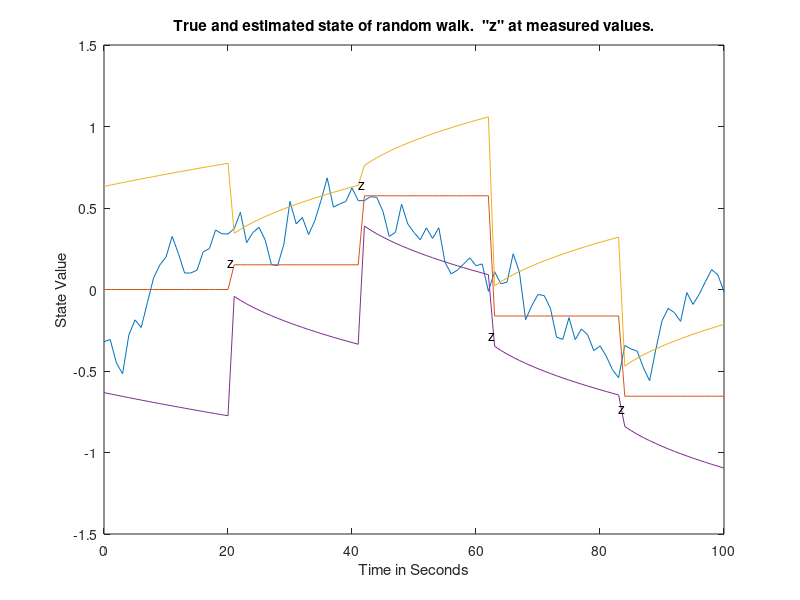

Write the MATLAB code that produced this figure.
% M. S. Grewal and A. P. Andrews,
% Kalman Filtering: Theory and Practice,
% published by Wiley ,2000.
% Demonstration of probability conditioning on
% measurements.
disp('M. S. Grewal and A. P. Andrews,');
disp('Kalman Filtering: Theory and Practice,');
disp('published by Wiley ,2000.');
disp(' ');
disp('This demonstration should help you visualize');
disp('how estimation influences uncertainty.');
disp(' ');
disp('It demonstrates the effect that the Kalman filter');
disp('has in terms of its conditioning of the probability');
disp('distribution of the state of a random walk.');
P = .4; x = sqrt(P)*randn(1); xhat = 0; H = 1; Q = .01; 
R = .04; A = zeros(101,101);nm = 0; mi = 21;
   for k=1:101,
   xt(k) = x;
   xh(k) = xhat;
   xu(k) = xhat+sqrt(P);
   xl(k) = xhat-sqrt(P);
      for m=1:101,
      dev  = (m-51)/25 - xhat;
      prob = exp(-dev^2/(2*P))/sqrt(2*pi*P);
      A(m,k) = prob;
      end;
   P = P + Q;
      if (mi*round(k/mi) == k),
      disp(['Measurement taken at t = ',num2str(k),' seconds.']);
      z = H*x + randn(1)*sqrt(R);
      K = P*H/(H^2*P+R);
      xhat = xhat + K*(z - H*xhat);
      P = P - K*H*P;
      nm = nm + 1;
      t0(nm) = k-1;
      z0(nm) = z;
      end;
   x = x + randn(1)*sqrt(Q);
   s(k) = (k-51)/25;
   t(k) = k-1;
   end;
clf;
surf(t,s,A);
zlabel('Probability Density');
xlabel('Time in Seconds');
ylabel('State Value');
title('Evolution of probability distribution of the state of a random walk');
disp('Plot shows evolution of inferred probability distribution');
disp('of the state of a random walk.');
disp(' ');
disp('Note the broadening of the probability distribution');
disp(['except when measurements are taken (every ',num2str(mi),' seconds).']);
disp(' ');
response = input('Press <ENTER> to continue.');
   if (response=='p'),                    % Allows printing the figure ...
   response = input('Print to what?','s');
     if (length(response)==7),
        if (response == 'printer'),print; % to the printer ...
        else print -deps response;end     % or to a file.
     else print -deps response;end;
   end;
plot(t,xt,t,xh,t,xu,t,xl);
   for n=1:nm,
   text(t0(n),z0(n),'z');
   end;
xlabel('Time in Seconds');
ylabel('State Value');
title('True and estimated state of random walk.  "z" at measured values.');
disp('Plots show true and estimated (+/- 1 sigma) state values.');
disp('The true value should be within the +/- bounds');
disp(' more than half the time.  Is it?');
disp(' ');
disp('Measured values (with measurement noise)');
disp(' are indicated by "z"');
disp(' ');
disp('Why do the +/- 1-sigma bounds contract');
disp('whenever measurements are taken?');
disp('Why do they expand between measurements?');
disp(' ');
disp('NOTE: Results will be different each time you run this.');
disp('      Try it and see.');

